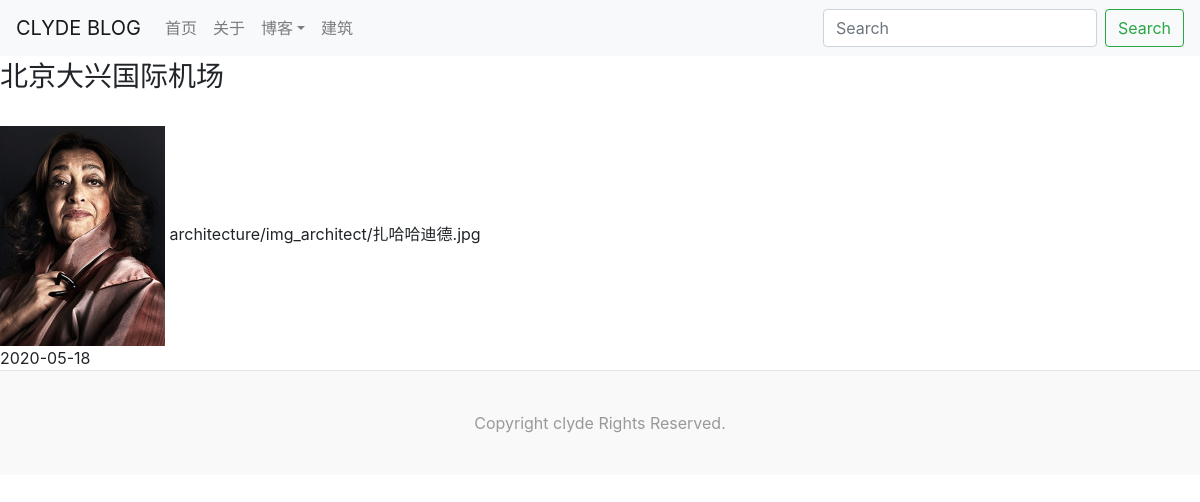
Screenshot of /architecture/1 with the database file from the repository.
### architecture/models.py (models this page shows, shortened)
class Architecture(models.Model):
    name = models.CharField(max_length=30)
    build_time = models.CharField(max_length=30, blank=True, null=True)
    architect = models.ForeignKey(Architect, on_delete=models.DO_NOTHING, blank=True, null=True)
    structure = models.ForeignKey(Structure, on_delete=models.DO_NOTHING, blank=True, null=True)
    build_country = models.ForeignKey(Country, on_delete=models.DO_NOTHING, blank=True, null=True)
    created_time = models.DateTimeField(auto_now_add=True)
    modified_time = models.DateTimeField(auto_now=True)

class Architect(models.Model):
    name = models.CharField(max_length=30)
    country = models.ForeignKey(Country,on_delete=models.DO_NOTHING,blank=True, null=True)
    profile = models.ImageField(upload_to='architecture/img_architect', blank=True, null=True)

### architecture/views.py (the view)
# urls.py: path("<int:id>", views.architecture_detail, name="architecture_detail"),
def architecture_detail(request, id):
    architecture = get_object_or_404(Architecture, id=id)
    context = {}
    context['architecture'] = architecture
    return render(request,"architecture_detail.html", context)

### architecture/templates/architecture_detail.html (shortened to what this page needs)
{% extends "base.html" %}
{% block body %}
<h3>{{architecture.name}}</h3>
<br>
<img src="{{architecture.architect.profile}}" />
{{architecture.architect.profile}}
<br>
{{architecture.created_time|date:"Y-m-d"}}
{% endblock %}

### templates/base.html (shortened to what this page needs)
{% load static %}
<!doctype html>
<html lang="zh-CN">
<head>
    <link rel="stylesheet" href="{% static 'css/bootstrap.css' %}">
    <link rel="stylesheet" href="{% static 'css/clydeblog.css' %}">
</head>
<body>
<nav class="navbar navbar-expand-lg fixed-top navbar-light bg-light">
  <a class="navbar-brand" href="{% url "home" %}">CLYDE BLOG</a>
  <div class="collapse navbar-collapse" id="navbarSupportedContent">
    <ul class="navbar-nav mr-auto">
      <li class="nav-item {% block index_active %}{% endblock %}">
        <a class="nav-link" href="{% url "home" %}">首页 <span class="sr-only">(current)</span></a>
      </li>
      <li class="nav-item">
        <a class="nav-link" href="{% url "home" %}">关于</a>
      </li>
      <li class="nav-item {% block blog_active %}{% endblock %}" >
        <a class="nav-link" href="{% url "blog_list" %}" style="padding-right:0;">博客</a>
      </li>
      <li class="nav-item dropdown" >
          <a class="nav-link dropdown-toggle" style="padding-left:0;"  href="#" id="navbarDropdownMenuLink" data-toggle="dropdown" aria-haspopup="true" aria-expanded="false">
          </a>
      </li>
      <li class="nav-item">
        <a class="nav-link" href="{% url "architecture_list" %}">建筑</a>
      </li>
    </ul>
    <form class="form-inline my-2 my-lg-0">
      <input class="form-control mr-sm-2" type="search" placeholder="Search" aria-label="Search">
      <button class="btn btn-outline-success my-2 my-sm-0" type="submit">Search</button>
    </form>
  </div>
</nav>
<div class="body">{% block body %}{% endblock %}</div>
{% include 'footer.html' %}
</body>
</html>

### templates/footer.html
<footer class="navbar-fixed-bottom">
    <div class="blog-footer">Copyright clyde Rights Reserved.</div>
</footer>

### static/css/clydeblog.css (style rules this page uses)
* { margin: 0;padding: 0; }
body { margin-top: 60px!important; }
li { list-style-type:none; }
.blog-footer { padding: 2.5rem 0; color: #999; text-align: center; background-color: #f9f9f9; border-top: .05rem solid #e5e5e5; }

### rows the page displays
Architecture: name "北京大兴国际机场", architect.profile (picture), architect.profile "architecture/img_architect/扎哈哈迪德.jpg", created_time "2020-05-18"
